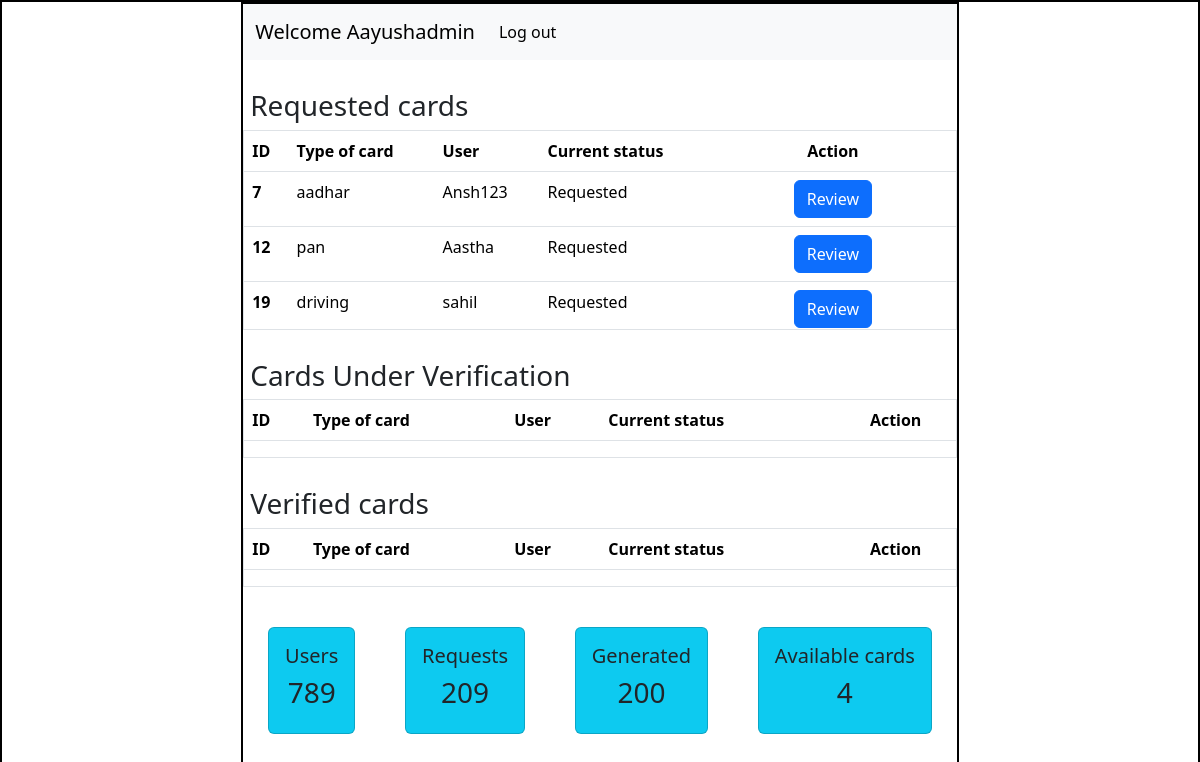
/admin, run on an earlier commit of the app's database.
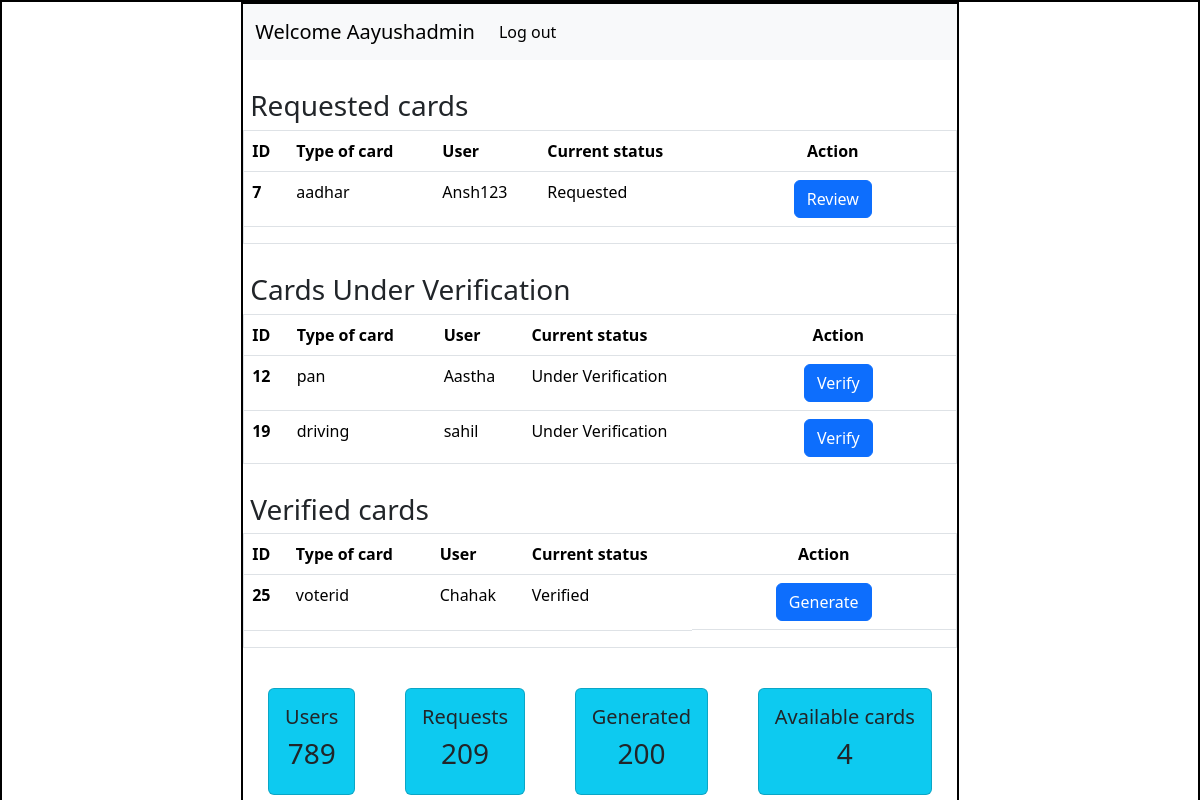
And on a later commit of the database.
### Application/models.py (models this page shows)
class User(db.Model):
    id=db.Column(db.Integer(),primary_key=True)
    username=db.Column(db.String(),nullable=False,unique=True)
    email=db.Column(db.String(),nullable=False,unique=True)
    password=db.Column(db.String(),nullable=False)
    type=db.Column(db.String(),default='general')
    details=db.relationship('Info',backref='creator')

class Info(db.Model):
    id=db.Column(db.Integer(),primary_key=True)
    attribute_name=db.Column(db.String(),nullable=False)
    attribute_value=db.Column(db.String(),nullable=False)
    card_name=db.Column(db.String(),nullable=False)
    user_id=db.Column(db.Integer(),db.ForeignKey('user.id'),nullable=False)

### Application/controllers.py (the view)
@app.route('/admin')
def admin_dash():
    this_user=User.query.filter_by(type='admin').first()
    all_info=Info.query.all()
    return render_template('admin_dashboard.html',this_user=this_user,all_info=all_info)

### templates/admin_dashboard.html (shortened to what this page needs)
<!DOCTYPE html>
<html lang="en">
  <head>
    <link
      href="https://cdn.jsdelivr.net/npm/bootstrap@5.3.3/dist/css/bootstrap.min.css"
      rel="stylesheet"
    />
    <link rel="stylesheet" href="/static/style.css"/>
  </head>
  <body>
    <div id="main">
      <div id="canvas" class="overflow-auto">
        <nav class="navbar navbar-expand-lg bg-body-tertiary">
            <div class="container-fluid">
              <a class="navbar-brand" href="#">Welcome {{this_user.username}}</a>
              <div class="collapse navbar-collapse" id="navbarSupportedContent">
                <ul class="navbar-nav me-auto mb-2 mb-lg-0">
                  <li class="nav-item">
                    <a class="nav-link active" aria-current="page" href="/login">Log out</a>
                  </li>
              </div>
            </div>
          </nav>
          <div id="content" >
            <h3 class="headings">Requested cards</h3>
            <div id="table" class="border" style="max-height: 200px; overflow-y: scroll;">
            <table class="table">
                <thead>
                  <tr>
                    <th scope="col">ID</th>
                    <th scope="col">Type of card</th>
                    <th scope="col">User</th>
                    <th scope="col">Current status</th>
                    <th scope="col" class="text-center">Action</th>
                  </tr>
                </thead>
                <tbody>
                  {% for info in all_info %}
                    {% if info.attribute_name == "Status" and info.attribute_value == "requested" %}
                      <tr>
                        <th scope="row">{{loop.index}}</th>
                        <td>{{info.card_name}}</td>
                        <td>{{info.creator.username}}</td>
                        <td>Requested</td>
                        <td class="d-flex justify-content-center"><a href="update_status.html" type="button" class="btn btn-primary mx-5">Review</a>
                      </tr>
                    {% endif %}
                  {% endfor %}
                </tbody>
              </table>
              </div>
              <h3 class="headings">Cards Under Verification</h3>
              <div id="table" class="border" style="max-height: 150px; overflow-y: scroll;">
            <table class="table">
                <thead>
                  <tr>
                    <th scope="col">ID</th>
                    <th scope="col">Type of card</th>
                    <th scope="col">User</th>
                    <th scope="col">Current status</th>
                    <th scope="col" class="text-center">Action</th>
                  </tr>
                </thead>
                <tbody>
                  {% for info in all_info %}
                    {% if info.attribute_name == "Status" and info.attribute_value == "under_verification" %}
                      <tr>
                        <th scope="row">{{loop.index}}</th>
                        <td>{{info.card_name}}</td>
                        <td>{{info.creator.username}}</td>
                        <td>Under Verification</td>
                        <td class="d-flex justify-content-center"><a href="update_status.html" type="button" class="btn btn-primary mx-5">Verify</a>
                      </tr>
                    {% endif %}
                  {% endfor %}
                </tbody>
              </table>
              </div>
              <h3 class="headings">Verified cards</h3>
              <div id="table" class="border" style="max-height: 150px; overflow-y: scroll;">
            <table class="table">
                <thead>
                  <tr>
                    <th scope="col">ID</th>
                    <th scope="col">Type of card</th>
                    <th scope="col">User</th>
                    <th scope="col">Current status</th>
                    <th scope="col" class="text-center">Action</th>
                  </tr>
                </thead>
                <tbody>
                  {% for info in all_info %}
                    {% if info.attribute_name == "Status" and info.attribute_value == "verified" %}
                      <tr>
                        <th scope="row">{{loop.index}}</th>
                        <td>{{info.card_name}}</td>
                        <td>{{info.creator.username}}</td>
                        <td>Verified</td>
                        <td class="d-flex justify-content-center"><a href="update_status.html" type="button" class="btn btn-primary mx-5">Generate</a>
                      </tr>
                    {% endif %}
                  {% endfor %}
                </tbody>
              </table>
              </div>
          </div>
          <div id="boxes">
            <div class="d-flex justify-content-around text-center" style="margin-top: 40px;">
                <div class="card bg-info p-3">
                    <h5>Users</h5>
                    <h3>789</h3>
                </div>
                <div class="card bg-info p-3">
                    <h5>Requests</h5>
                   <h3>209</h3>
                </div>
                <div class="card bg-info p-3">
                    <h5>Generated</h5>
                    <h3>200</h3>
                </div>
                <div class="card bg-info p-3">
                    <h5>Available cards</h5>
                    <h3>4</h3>
                </div>
                </div>
            </div>
          </div>
      </div>
  </body>
</html>

### static/style.css (style rules this page uses)
* { margin: 0px; }
#main,#canvas { border: 2px solid black; }
#canvas { width: 60%; margin: auto; height: 800px; }
.headings { margin: 3px; padding: 4px; margin-top: 25px; }

What changed in the data, as far as the page shows it:
changed Info "pan": moves from the list under "Requested cards" to the list under "Cards Under Verification"
changed Info "driving": moves from the list under "Requested cards" to the list under "Cards Under Verification"
now on this page (row edited): Info: card_name "voterid", creator.username "Chahak", shown under "Verified cards"
